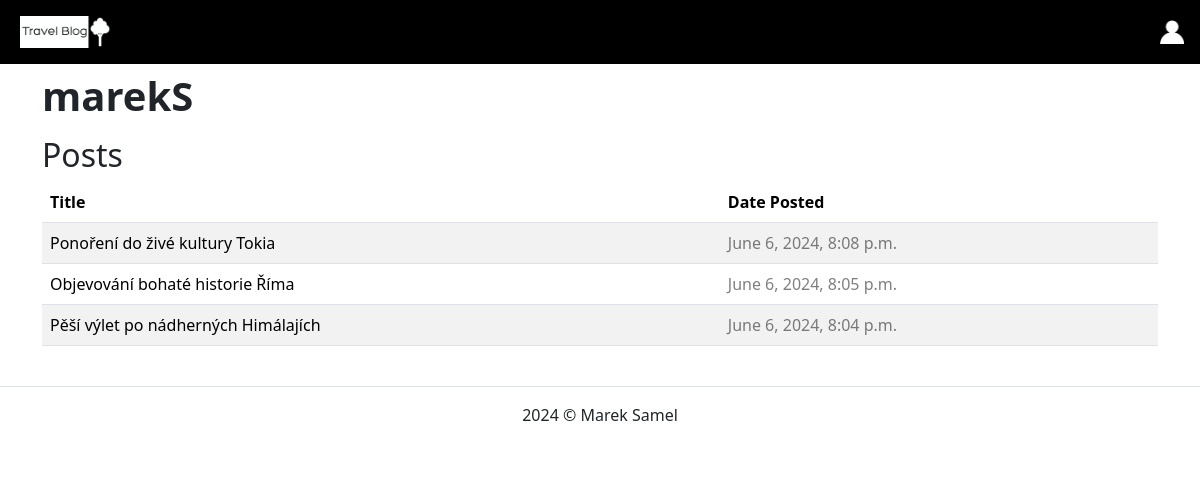
The page /user/2/ on the database its author committed.
### app/models.py (models this page shows, shortened)
class Post(models.Model):
    title = models.CharField(max_length=255,
                             verbose_name="Post title",
                             help_text="Enter a title",
                             error_messages={"blank": "Enter a title"})
    content = models.TextField(verbose_name="Post text",
                               help_text="Enter post text",
                               error_messages={"blank": "Enter post text"})
    author = models.ForeignKey(User, on_delete=models.CASCADE,
                               verbose_name="Post author")
    created_at = models.DateTimeField(auto_now_add=True,
                                      verbose_name="Post created at")
    updated_at = models.DateTimeField(auto_now=True,
                                      verbose_name="Post updated at")
    location = models.ForeignKey(Location,
                                 on_delete=models.CASCADE,
                                 verbose_name="Post location",
                                 error_messages={"blank": "Enter post location"})
    image = models.ImageField(upload_to='post_media',
                              verbose_name='Post image',
                              blank=True,
                              null=True)
    class Meta:
        ordering = ['-created_at', '-updated_at', 'title', 'location', 'author']
        verbose_name = 'Post'

### app/views.py (the view)
# urls.py: path('user/<int:pk>/', UserView.as_view(), name='user'),
class UserView(DetailView):
    model = User
    template_name = 'users/user_profile.html'
    context_object_name = 'user'

### app/templates/users/user_profile.html (shortened to what this page needs)
{% extends 'base.html' %}
{% block content %}
    <h1 class="pt-2 pb-2"><b>{{ user.username }}</b></h1>
    {% if user.post_set.all %}
        <h2>Posts</h2>
        <div class="table-responsive">
            <table class="table table-striped">
                <thead>
                    <tr>
                        <th>Title</th>
                        <th>Date Posted</th>
                    </tr>
                </thead>
                <tbody>
                    {% for post in user.post_set.all %}
                        <tr>
                            <td><a href="{% url 'post_detail' post.pk %}" class="text-decoration-none text-black">{{ post.title }}</a></td>
                            <td class="text-black-50">{{ post.created_at }}</td>
                        </tr>
                    {% endfor %}
                </tbody>
            </table>
        </div>
    {% else %}
        <h3 class="pt-1 pb-1">No posts yet.</h3>
    {% endif %}
    <br>
{% endblock %}

### rows shown on the page
Post: title "Ponoření do živé kultury Tokia", created_at "June 6, 2024, 8:08 p.m."
Post: title "Objevování bohaté historie Říma", created_at "June 6, 2024, 8:05 p.m."
Post: title "Pěší výlet po nádherných Himálajích", created_at "June 6, 2024, 8:04 p.m."

### other values the page prints
{{ user.username }} "marekS"
